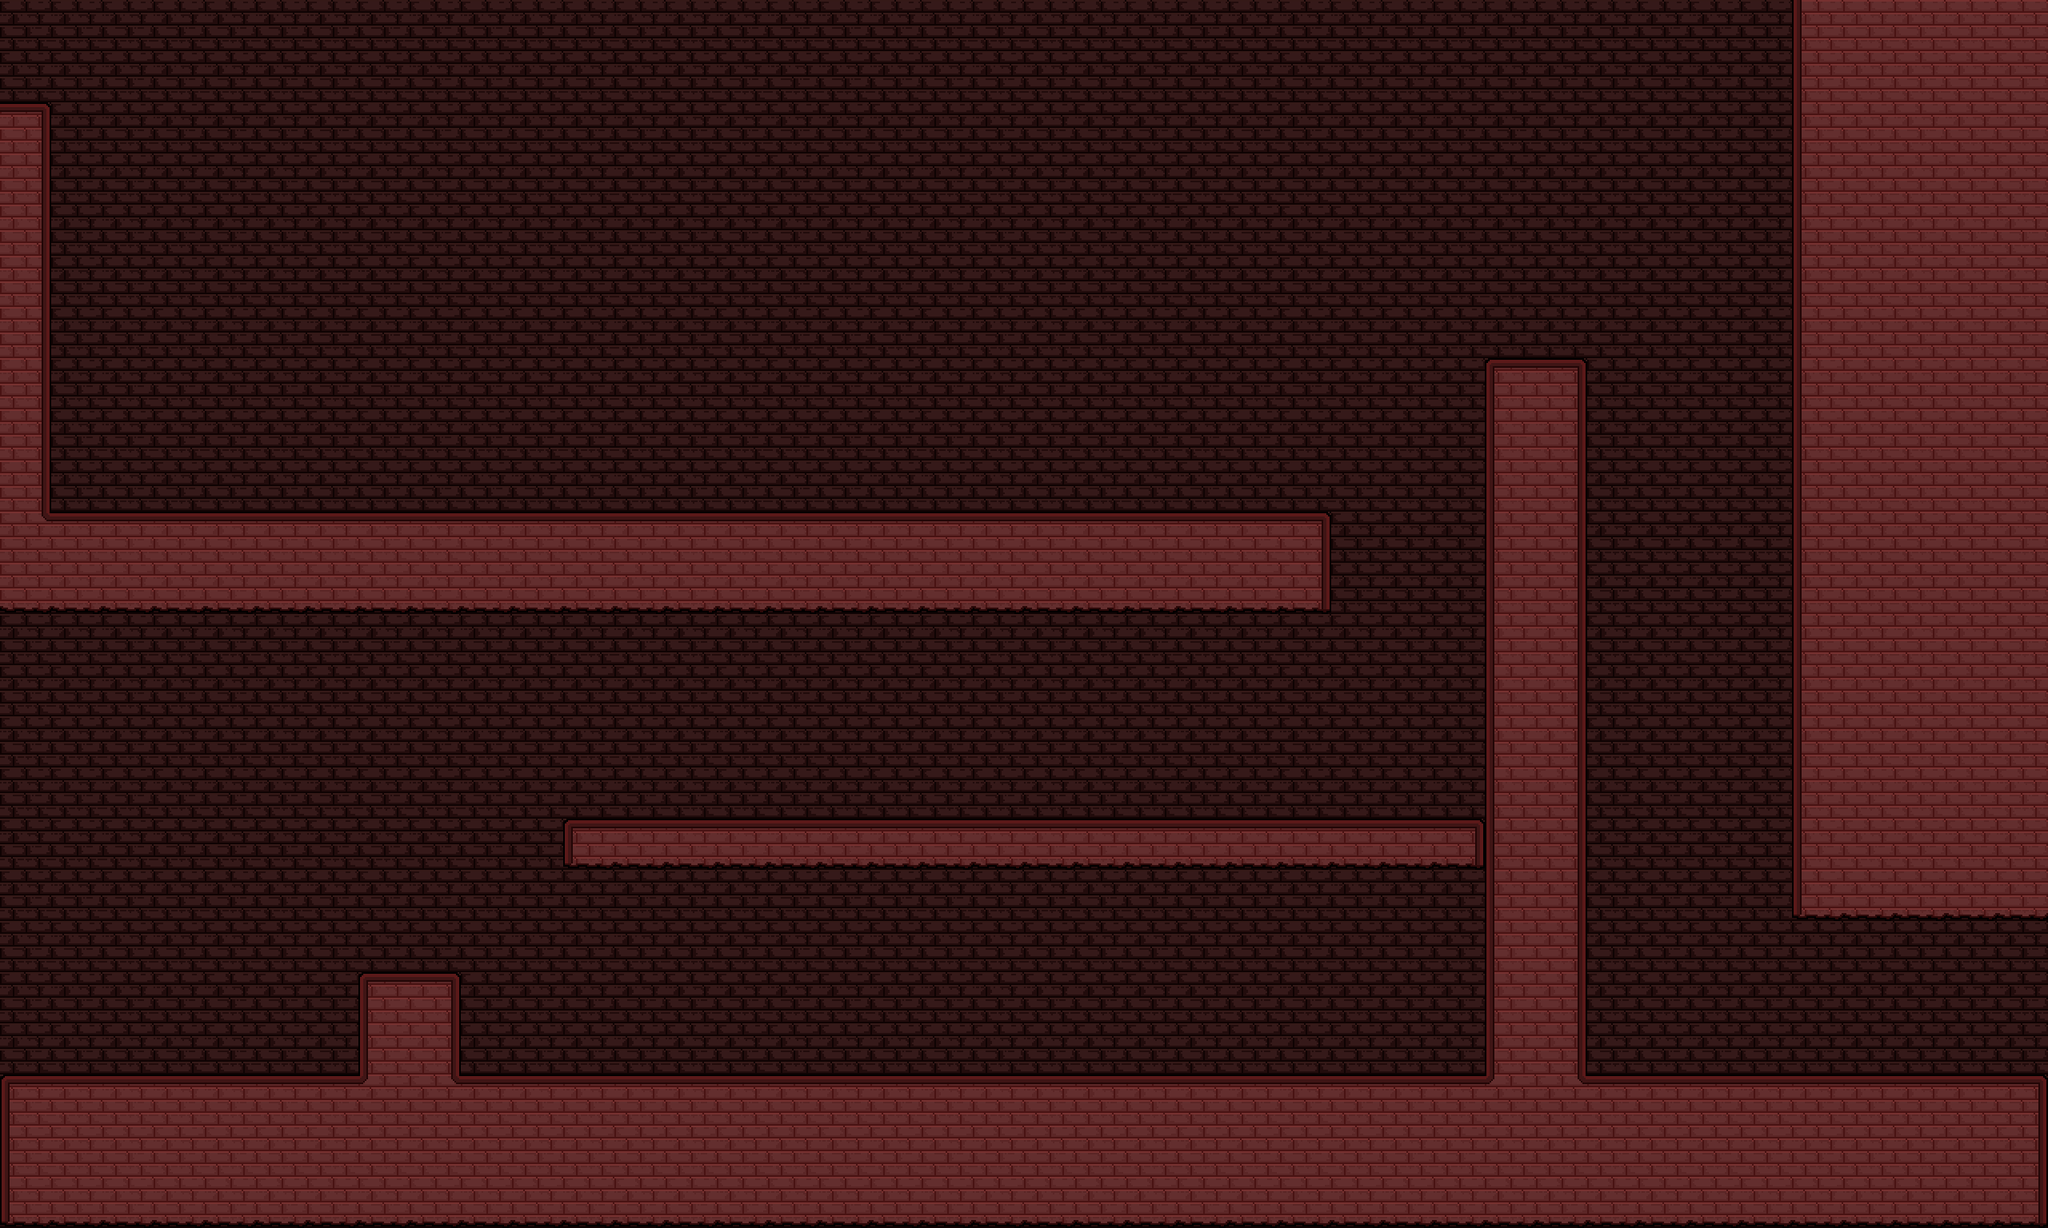

Rendered tile map (Tiled .tmx) drawn with the repository's tilesets; below, a short description and the map source with its tile grids summarised:
An orthogonal 40x24 tile map with 64x64 px tiles, 2 tile layers (bg, tiles), 2 tilesets and 29 objects (11x Floor, 9x Money, 5x Camera, Door, Player, ...).

<map version="1.2" tiledversion="1.2.0" orientation="orthogonal" renderorder="right-down" width="40" height="24" tilewidth="64" tileheight="64" infinite="0" nextlayerid="4" nextobjectid="36">
 <tileset firstgid="1" source="level 2 background.tsx" />
 <tileset firstgid="2" source="level 2 tiles.tsx" />
 <layer id="1" name="bg" width="40" height="24">
  <data>[960 cells, 960 non-empty, 1 distinct tile ids]</data>
 </layer>
 <layer id="3" name="tiles" width="40" height="24">
  <data>[960 cells, 320 non-empty, 14 distinct tile ids]</data>
 </layer>
 <objectgroup id="2" name="object layer">
  <object id="1" name="Camera" x="128" y="-64" width="64" height="64">
   <properties>
    <property name="direction" value="1" />
   </properties>
  </object>
  <object id="2" name="Camera" x="-64" y="0" width="64" height="64">
   <properties>
    <property name="direction" value="4" />
   </properties>
  </object>
  <object id="3" name="Camera" x="832" y="1536" width="64" height="64">
   <properties>
    <property name="direction" value="3" />
   </properties>
  </object>
  <object id="4" name="Camera" x="2560" y="1088" width="64" height="64">
   <properties>
    <property name="direction" value="2" />
   </properties>
  </object>
  <object id="5" name="Floor" x="0" y="1344" width="2560" height="192" />
  <object id="6" name="Floor" x="448" y="1216" width="128" height="128" />
  <object id="7" name="Floor" x="0" y="128" width="64" height="640" />
  <object id="9" name="Floor" x="64" y="640" width="1600" height="128" />
  <object id="10" name="Floor" x="1856" y="448" width="128" height="896" />
  <object id="11" name="Floor" x="704" y="1024" width="1152" height="64" />
  <object id="12" name="Floor" x="2240" y="0" width="320" height="1152" />
  <object id="14" name="Floor" x="2560" y="1152" width="64" height="192" />
  <object id="15" name="Floor" x="0" y="-64" width="2240" height="64" />
  <object id="16" name="Floor" x="-64" y="768" width="64" height="576" />
  <object id="17" name="Camera" x="1984" y="512" width="64" height="64">
   <properties>
    <property name="direction" value="2" />
   </properties>
  </object>
  <object id="18" name="Door" x="0" y="1200" width="15" height="144">
   <properties>
    <property name="direction" value="left" />
    <property name="open" value="0" />
    <property name="openKeys" value="4" />
    <property name="openTo" value="4" />
   </properties>
  </object>
  <object id="19" name="Floor" x="0.00390625" y="768" width="15" height="432">
   <properties>
    <property name="door" value="1" />
   </properties>
  </object>
  <object id="20" name="Player" x="64" y="1216" width="64" height="64">
   <properties>
    <property name="direction" value="right" />
   </properties>
  </object>
  <object id="21" name="Start" x="0" y="768" width="64" height="64">
   <properties>
    <property name="direction" value="right" />
   </properties>
  </object>
  <object id="22" name="Money" x="768" y="1216" width="128" height="128">
   <properties>
    <property name="number" value="0" />
    <property name="value" value="700" />
   </properties>
  </object>
  <object id="25" name="Money" x="1152" y="1216" width="128" height="128">
   <properties>
    <property name="number" value="1" />
    <property name="value" value="700" />
   </properties>
  </object>
  <object id="26" name="Money" x="1536" y="1216" width="128" height="128">
   <properties>
    <property name="number" value="2" />
    <property name="value" value="700" />
   </properties>
  </object>
  <object id="27" name="Money" x="960" y="896" width="128" height="128">
   <properties>
    <property name="number" value="3" />
    <property name="value" value="700" />
   </properties>
  </object>
  <object id="28" name="Money" x="1472" y="896" width="128" height="128">
   <properties>
    <property name="number" value="4" />
    <property name="value" value="700" />
   </properties>
  </object>
  <object id="29" name="Money" x="1280" y="512" width="128" height="128">
   <properties>
    <property name="number" value="5" />
    <property name="value" value="800" />
   </properties>
  </object>
  <object id="30" name="Money" x="832" y="512" width="128" height="128">
   <properties>
    <property name="number" value="6" />
    <property name="value" value="800" />
   </properties>
  </object>
  <object id="31" name="Money" x="384" y="512" width="128" height="128">
   <properties>
    <property name="number" value="7" />
    <property name="value" value="800" />
   </properties>
  </object>
  <object id="32" name="Money" x="2304" y="1216" width="128" height="128">
   <properties>
    <property name="number" value="8" />
    <property name="value" value="1500" />
   </properties>
  </object>
  <object id="34" name="Key" x="64" y="1216" width="64" height="64">
   <properties>
    <property name="needed" value="0" />
    <property name="number" value="0" />
    <property name="showing" value="1" />
   </properties>
  </object>
 </objectgroup>
</map>
